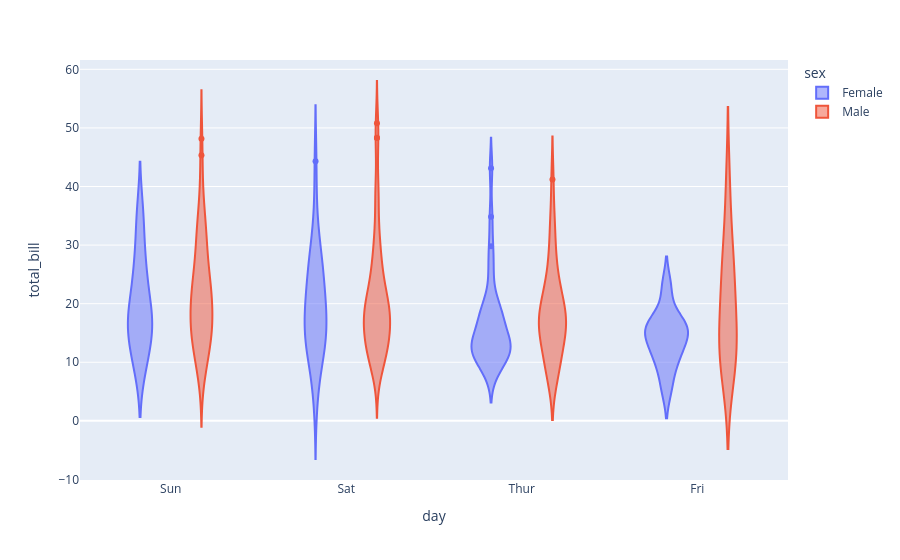
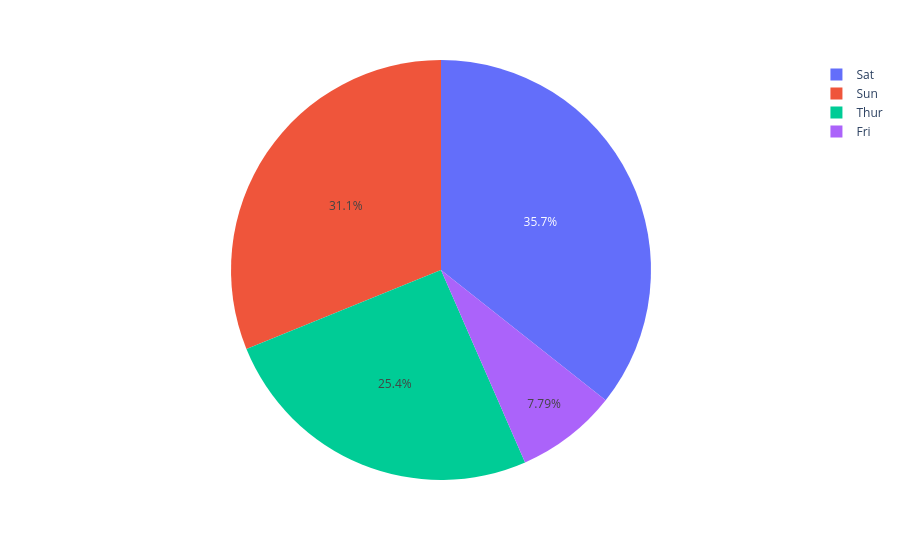
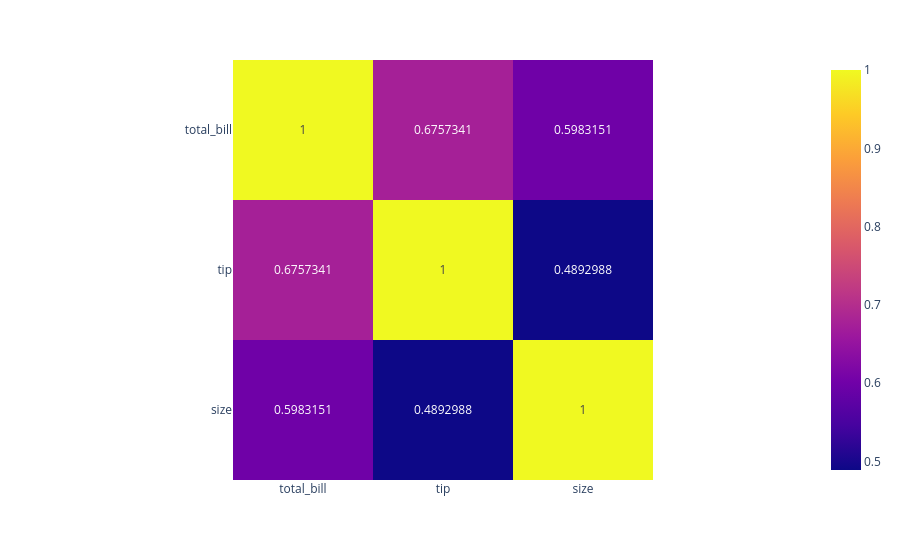
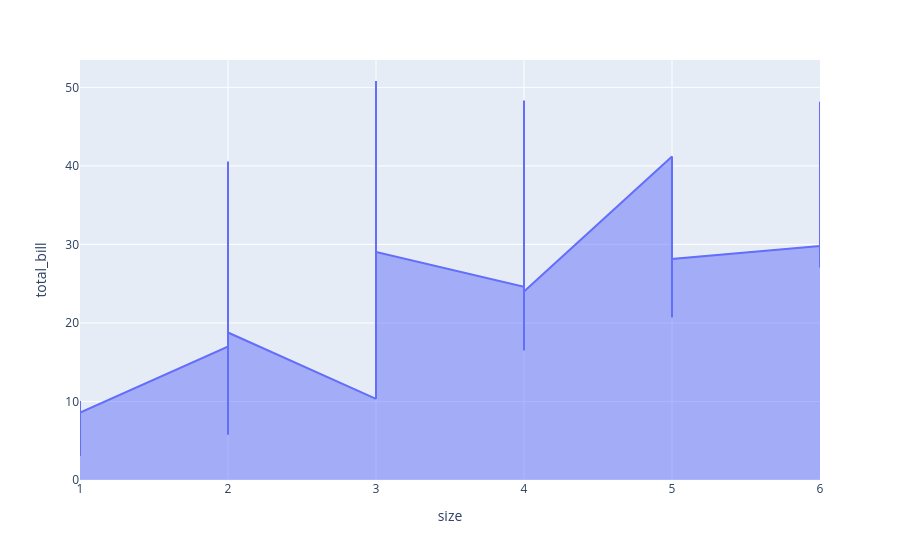

Notebook code for these charts, in order:
### Code cell
fig = px.violin(
    df,
    x='day',
    y='total_bill',
    color='sex'
)

fig.show()

fig = px.pie(
    df,
    names='day'
)

fig.show()

corr = df.corr(numeric_only=True)

fig = px.imshow(
    corr,
    text_auto=True
)

fig.show()

fig = px.area(
    df,
    x='size',
    y='total_bill'
)

fig.show()

fig = px.density_heatmap(
    df,
    x='total_bill',
    y='tip'
)

fig.show()

fig = px.scatter_matrix(
    df,
    dimensions=['total_bill', 'tip', 'size'],
    color='sex'
)

fig = px.scatter_3d(
    df,
    x='total_bill',
    y='tip',
    z='size',
    color='sex'
)

fig.show()

fig = px.sunburst(
    df,
    path=['day', 'sex']
)

fig.show()

fig = px.treemap(
    df,
    path=['day', 'sex'],
    values='total_bill'
)

fig.show()

### Figure 1 — Plotly figure (JSON) as saved in the notebook; plotly's stock layout.template omitted (floating-point values rounded to 4 significant figures; data arrays with more than 128 entries replaced by an {"elided": "..."} marker saying what was removed)
{"data": [{"alignmentgroup": "True", "box": {"visible": false}, "hovertemplate": "sex=Female<br>day=%{x}<br>total_bill=%{y}<extra></extra>", "legendgroup": "Female", "marker": {"color": "#636efa"}, "name": "Female", "offsetgroup": "Female", "orientation": "v", "scalegroup": "True", "showlegend": true, "type": "violin", "x": ["Sun", "Sun", "Sun", "Sun", "Sun", "Sun", "Sat", "Sat", "Sat", "Sat", "Sat", "Sat", "Sun", "Sun", "Sat", "Sat", "Sat", "Sat", "Sat", "Sat", "Sat", "Thur", "Thur", "Fri", "Fri", "Fri", "Fri", "Fri", "Sat", "Sat", "Sat", "Sat", "Sat", "Sun", "Sun", "Thur", "Thur", "Thur", "Thur", "Thur", "Thur", "Thur", "Thur", "Thur", "Thur", "Thur", "Thur", "Thur", "Thur", "Thur", "Thur", "Thur", "Thur", "Thur", "Thur", "Thur", "Thur", "Sun", "Sun", "Sun", "Sun", "Sun", "Sat", "Sat", "Sun", "Sun", "Sun", "Thur", "Thur", "Thur", "Thur", "Thur", "Thur", "Thur", "Sat", "Sat", "Sat", "Sat", "Sat", "Fri", "Fri", "Fri", "Fri", "Sat", "Sat", "Sat", "Thur"], "x0": " ", "xaxis": "x", "y": [16.99, 24.59, 35.26, 14.83, 10.33, 16.97, 20.29, 15.77, 19.65, 15.06, 20.69, 16.93, 10.29, 34.81, 26.41, 16.45, 3.07, 17.07, 26.86, 25.28, 14.73, 10.07, 34.83, 5.75, 16.32, 22.75, 11.35, 15.38, 44.3, 22.42, 20.92, 14.31, 7.25, 25.71, 17.31, 10.65, 12.43, 24.08, 13.42, 12.48, 29.8, 14.52, 11.38, 20.27, 11.17, 12.26, 18.26, 8.51, 10.33, 14.15, 13.16, 17.47, 27.05, 16.43, 8.35, 18.64, 11.87, 29.85, 25.0, 13.39, 16.21, 17.51, 10.59, 10.63, 9.6, 20.9, 18.15, 19.81, 43.11, 13.0, 12.74, 13.0, 16.4, 16.47, 12.76, 13.27, 28.17, 12.9, 30.14, 13.42, 15.98, 16.27, 10.09, 22.12, 35.83, 27.18, 18.78], "y0": " ", "yaxis": "y"}, {"alignmentgroup": "True", "box": {"visible": false}, "hovertemplate": "sex=Male<br>day=%{x}<br>total_bill=%{y}<extra></extra>", "legendgroup": "Male", "marker": {"color": "#EF553B"}, "name": "Male", "offsetgroup": "Male", "orientation": "v", "scalegroup": "True", "showlegend": true, "type": "violin", "x": {"elided": "157 str values"}, "x0": " ", "xaxis": "x", "y": {"elided": "157 float values"}, "y0": " ", "yaxis": "y"}], "layout": {"legend": {"title": {"text": "sex"}, "tracegroupgap": 0}, "margin": {"t": 60}, "violinmode": "group", "xaxis": {"anchor": "y", "domain": [0, 1], "title": {"text": "day"}}, "yaxis": {"anchor": "x", "domain": [0, 1], "title": {"text": "total_bill"}}}}

### Figure 2 — Plotly figure (JSON) as saved in the notebook; plotly's stock layout.template omitted (floating-point values rounded to 4 significant figures; data arrays with more than 128 entries replaced by an {"elided": "..."} marker saying what was removed)
{"data": [{"domain": {"x": [0, 1], "y": [0, 1]}, "hovertemplate": "day=%{label}<extra></extra>", "labels": {"elided": "244 str values"}, "legendgroup": "", "name": "", "showlegend": true, "type": "pie"}], "layout": {"legend": {"tracegroupgap": 0}, "margin": {"t": 60}}}

### Figure 3 — Plotly figure (JSON) as saved in the notebook; plotly's stock layout.template omitted (floating-point values rounded to 4 significant figures)
{"data": [{"coloraxis": "coloraxis", "hovertemplate": "x: %{x}<br>y: %{y}<br>color: %{z}<extra></extra>", "name": "0", "texttemplate": "%{z}", "type": "heatmap", "x": ["total_bill", "tip", "size"], "xaxis": "x", "y": ["total_bill", "tip", "size"], "yaxis": "y", "z": [[1.0, 0.6757, 0.5983], [0.6757, 1.0, 0.4893], [0.5983, 0.4893, 1.0]]}], "layout": {"coloraxis": {"colorscale": [[0, "#0d0887"], [0.1111, "#46039f"], [0.2222, "#7201a8"], [0.3333, "#9c179e"], [0.4444, "#bd3786"], [0.5556, "#d8576b"], [0.6667, "#ed7953"], [0.7778, "#fb9f3a"], [0.8889, "#fdca26"], [1, "#f0f921"]]}, "margin": {"t": 60}, "xaxis": {"anchor": "y", "constrain": "domain", "domain": [0, 1], "scaleanchor": "y"}, "yaxis": {"anchor": "x", "autorange": "reversed", "constrain": "domain", "domain": [0, 1]}}}

### Figure 4 — Plotly figure (JSON) as saved in the notebook; plotly's stock layout.template omitted (floating-point values rounded to 4 significant figures; data arrays with more than 128 entries replaced by an {"elided": "..."} marker saying what was removed)
{"data": [{"fillpattern": {"shape": ""}, "hovertemplate": "size=%{x}<br>total_bill=%{y}<extra></extra>", "legendgroup": "", "line": {"color": "#636efa"}, "marker": {"symbol": "circle"}, "mode": "lines", "name": "", "orientation": "v", "showlegend": false, "stackgroup": "1", "type": "scatter", "x": {"elided": "244 int values"}, "xaxis": "x", "y": {"elided": "244 float values"}, "yaxis": "y"}], "layout": {"legend": {"tracegroupgap": 0}, "margin": {"t": 60}, "xaxis": {"anchor": "y", "domain": [0, 1], "title": {"text": "size"}}, "yaxis": {"anchor": "x", "domain": [0, 1], "title": {"text": "total_bill"}}}}
